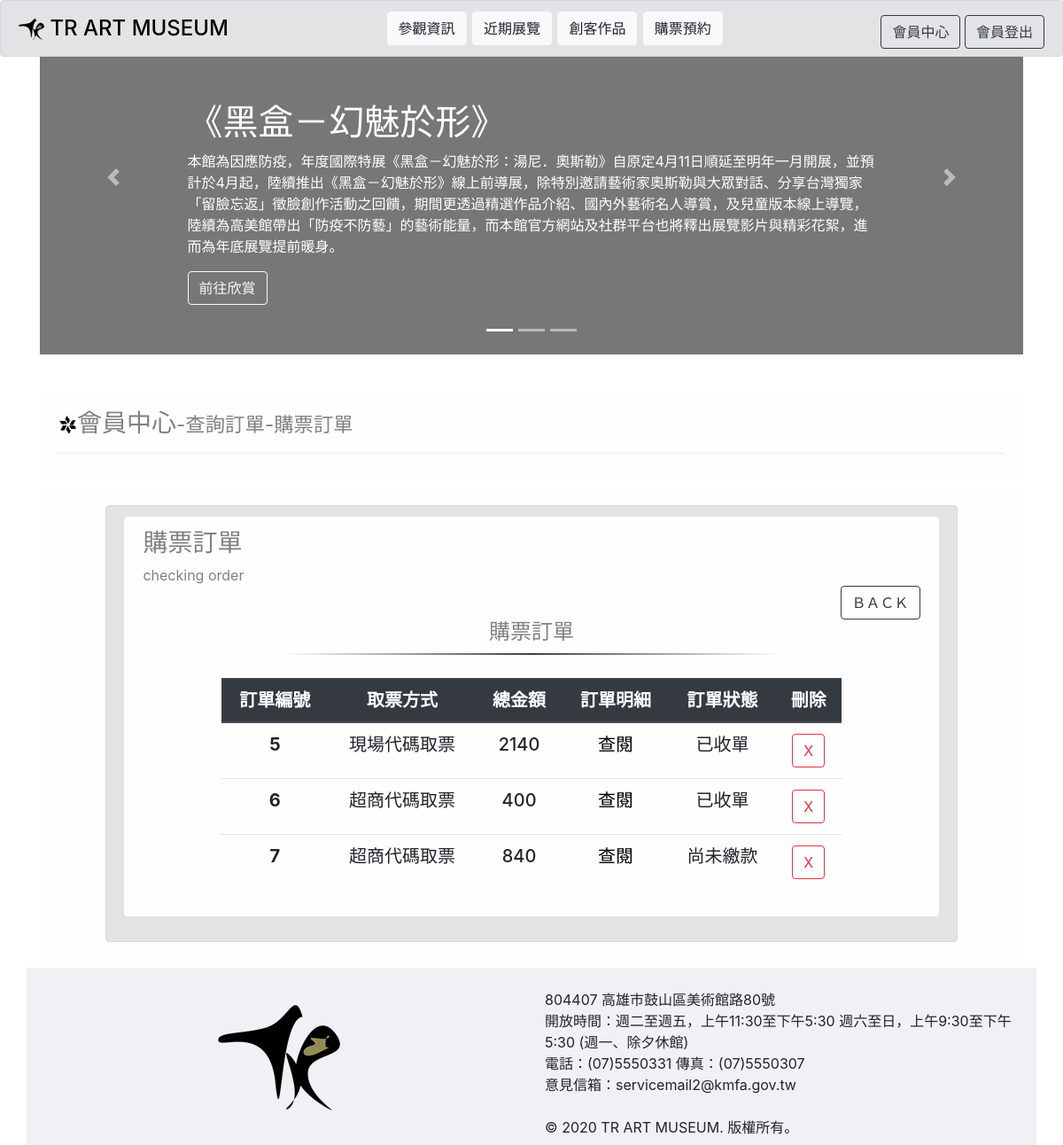
Page /page005-2-2-1.php (signed in) on the committed database.
### tables this page shows
CREATE TABLE `ticketorder` (
  `toid` int(11) NOT NULL,
  `mid` varchar(200) NOT NULL,
  `payment` varchar(200) NOT NULL,
  `gettickets` varchar(200) NOT NULL,
  `sum` varchar(200) NOT NULL,
  `tostatus` varchar(200) NOT NULL
);

### checkticketorder.php (the view, shortened to what this page needs)
<?php
    $userid = $_SESSION["user_type"];
       require "includes/db.php";
    $sql = "SELECT * FROM ticketorder WHERE mid='$userid'";
    $result = $conn->query($sql);
    if ($result->num_rows > 0) {
            echo "    <table class='table'>";
            echo "        <thead class='thead-dark'>";
            echo "            <tr align='center'>";
            echo "                <th scope='col'>訂單編號</th>";
            echo "                <th scope='col'>取票方式</th>";
            echo "                <th scope='col'>總金額</th>";
            echo "                <th scope='col'>訂單明細</th>";
            echo "                <th scope='col'>訂單狀態</th>";
            echo "                <th scope='col'>刪除</th>";
            echo "            </tr>";
            echo "        </thead>";
            echo "        <tbody>";
        while($row = $result->fetch_assoc()) {
            $sum = $row["sum"];
            $gettickets = $row["gettickets"];
            $toid = $row["toid"];
            $tostatus = $row["tostatus"];
            echo "            <tr align='center'>";
            echo "                <th scope='row'>$toid</th>";
            echo "                <td>";
            if($gettickets==1){
                echo"現場代碼取票";
            } elseif ($gettickets==2) {
                echo"超商代碼取票";
            } elseif ($gettickets==3) {
                echo"手機電子票";
            }
            echo "                </td>";
            echo "                <td>$sum</td>";
            echo "                <td><a href='looktitcketorderlist.php?toid=$toid' style='color:#000000;'>查閱</a></td>";
            echo "                <td>";
            if($tostatus==1){
                echo "尚未繳款";
            } elseif ($tostatus==2) {
                echo"訂單處理中";
            } elseif ($tostatus==3) {
                echo"已收單";
            }
            echo "</td>";
            echo "                <td><a href='deletetitcketorder.php?toid=$toid'> <button type='button' class='btn btn-outline-danger'>X</button></a></td>";
            echo "            </tr>";
        }
        echo "        </tbody>";
        echo "    </table>";
    }
?>

### rows in the picture
ticketorder: toid "5", gettickets "現場代碼取票", sum "2140", tostatus "已收單"
ticketorder: toid "6", gettickets "超商代碼取票", sum "400", tostatus "已收單"
ticketorder: toid "7", gettickets "超商代碼取票", sum "840", tostatus "尚未繳款"
